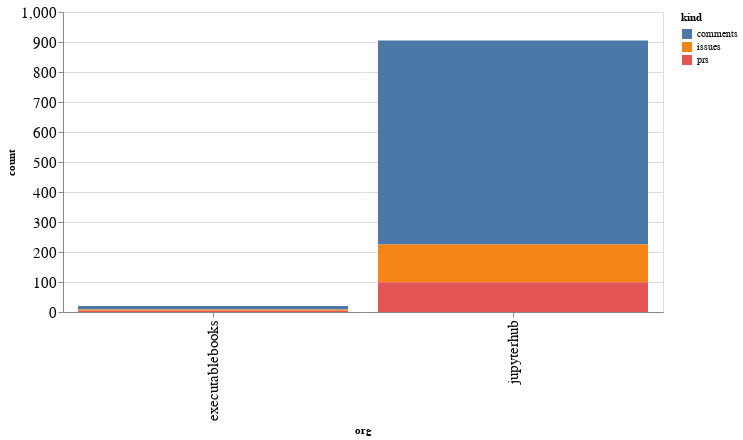

Here is the notebook cell this chart was saved with:
### Code cell
alt.Chart(org_summaries, width=600).mark_bar().encode(
    x='org',
    y='count',
    color='kind',
    tooltip="org"
)

### Figure 1 — Vega-Lite specification as saved in the notebook (floating-point values rounded to 4 significant figures)
{"config": {"axisLeft": {"labelFontSize": 15}, "axisBottom": {"labelFontSize": 15}}, "data": {"name": "data-23e46d678d1da0c426dc5c399ddd7fc1"}, "mark": "bar", "encoding": {"color": {"type": "nominal", "field": "kind"}, "tooltip": {"type": "nominal", "field": "org"}, "x": {"type": "nominal", "field": "org"}, "y": {"type": "quantitative", "field": "count"}}, "width": 600, "$schema": "https://vega.github.io/schema/vega-lite/v4.8.1.json", "datasets": {"data-23e46d678d1da0c426dc5c399ddd7fc1": [{"org": "executablebooks", "kind": "comments", "count": 12}, {"org": "executablebooks", "kind": "issues", "count": 4}, {"org": "executablebooks", "kind": "prs", "count": 4}, {"org": "jupyterhub", "kind": "comments", "count": 680}, {"org": "jupyterhub", "kind": "issues", "count": 126}, {"org": "jupyterhub", "kind": "prs", "count": 99}]}}
